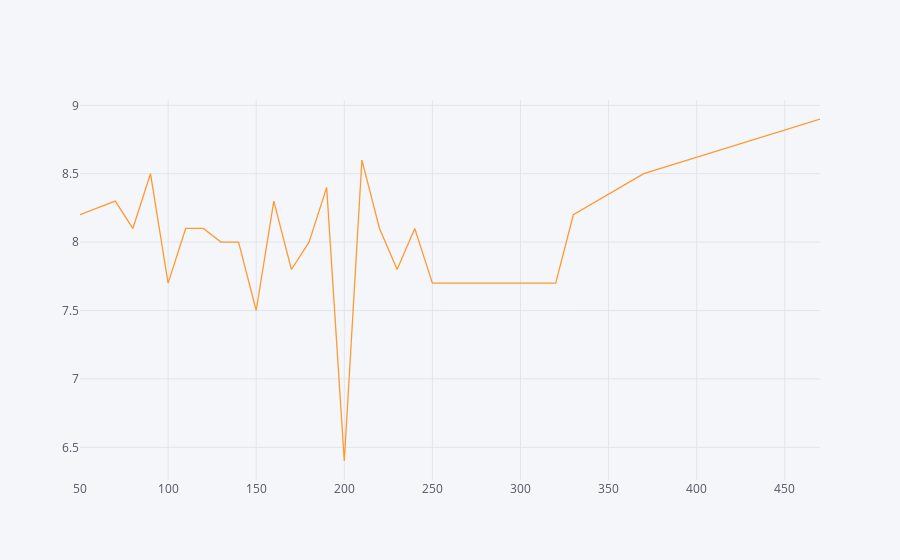

The notebook cell saved with this chart:
### Markdown cell above
If your SQL query is correct you should get some intesting plots below.  This might explain why directors keep going a particular direction with film lengths.

### Code cell
runtimeRatingsDf.iplot(x="runtime_bin", y="avg_rating", asFigure=True)

### Figure 1 — Plotly figure (JSON) as saved in the notebook; plotly's stock layout.template omitted (floating-point values rounded to 4 significant figures)
{"data": [{"line": {"color": "rgba(255, 153, 51, 1.0)", "dash": "solid", "shape": "linear", "width": 1.3}, "mode": "lines", "name": "avg_rating", "text": "", "type": "scatter", "x": [50, 70, 80, 90, 100, 110, 120, 130, 140, 150, 160, 170, 180, 190, 200, 210, 220, 230, 240, 250, 280, 320, 330, 370, 470], "y": [8.2, 8.3, 8.1, 8.5, 7.7, 8.1, 8.1, 8, 8, 7.5, 8.3, 7.8, 8, 8.4, 6.4, 8.6, 8.1, 7.8, 8.1, 7.7, 7.7, 7.7, 8.2, 8.5, 8.9]}], "layout": {"legend": {"bgcolor": "#F5F6F9", "font": {"color": "#4D5663"}}, "paper_bgcolor": "#F5F6F9", "plot_bgcolor": "#F5F6F9", "title": {"font": {"color": "#4D5663"}}, "xaxis": {"gridcolor": "#E1E5ED", "showgrid": true, "tickfont": {"color": "#4D5663"}, "title": {"font": {"color": "#4D5663"}, "text": ""}, "zerolinecolor": "#E1E5ED"}, "yaxis": {"gridcolor": "#E1E5ED", "showgrid": true, "tickfont": {"color": "#4D5663"}, "title": {"font": {"color": "#4D5663"}, "text": ""}, "zerolinecolor": "#E1E5ED"}}}
